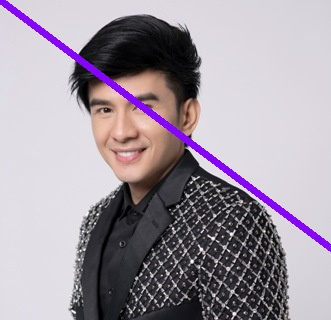
#> input picture line.jpg, 331 x 320 px
$ python xla.py
#> lines starting #> are read from the running program, lines starting #| are printed output that depends on the picture
import cv2
import numpy as np

img = cv2.imread('line.jpg')
#> img is the input picture: shape (320, 331, 3); mean B, G, R 162.6, 152, 161.2

cv2.imshow('image', img)

for i in range(200): # loop to 200
    for j in range(200): # loop to 200
        if img[i,j,0] > 30:  # if the first of property is greater than 30
            img[i, j] = 1 # force color to 1
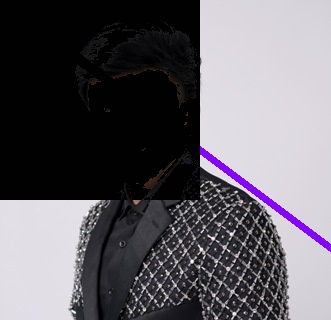
#> img: shape (320, 331, 3); mean B, G, R 103, 96.7, 99.9

cv2.imwrite('anh2.jpg', img)
